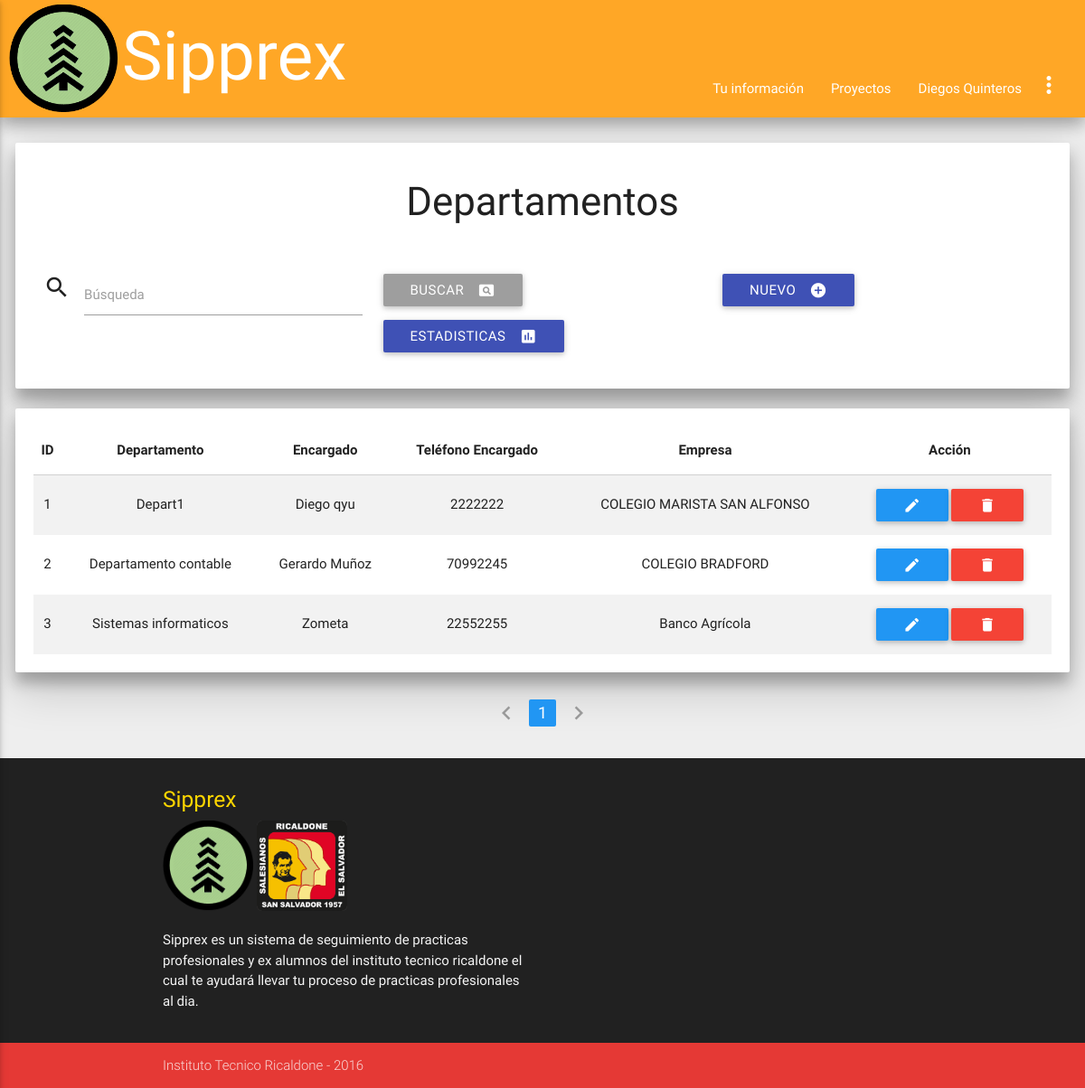
Page /admin/departamento_index.php (signed in) on the committed database.
### tables this page shows
CREATE TABLE `departamentosempre` (
  `id_depar` int(7) NOT NULL,
  `departamento` varchar(25) NOT NULL,
  `encargado` varchar(30) DEFAULT NULL,
  `telefono_encargado` varchar(18) DEFAULT NULL,
  `empresa` int(11) DEFAULT NULL
);

CREATE TABLE `empresas` (
  `id_empresa` int(11) NOT NULL,
  `nombre_empresa` varchar(83) NOT NULL,
  `rubro` varchar(73) NOT NULL,
  `direccion` varchar(158) NOT NULL,
  `telefono` int(9) NOT NULL,
  `contacto` varchar(50) NOT NULL,
  `correo` varchar(49) NOT NULL,
  `codigo_empresa` varchar(30) DEFAULT NULL,
  `contraseña_empre` varchar(100) DEFAULT NULL
);

### bibliotecas/conexion.php (called while the page is built, shortened)
<?php
class Database
{
    private static $connection;
    private static function connect()
    {
        $server = 'localhost';
        $database = 'ssppea';
        $username = 'admin_sipprex';
        $password = 'sipprexricaldone';
        $options = array(PDO::MYSQL_ATTR_INIT_COMMAND => "set names utf8");
        self::$connection = null;
        try
        {
            self::$connection = new PDO("mysql:host=".$server."; dbname=".$database, $username, $password, $options);
            self::$connection->setAttribute(PDO::ATTR_ERRMODE, PDO::ERRMODE_EXCEPTION);
        }
        catch(PDOException $exception)
        {
            die($exception->getMessage());
        }
    }
    private static function desconnect()
    {
        self::$connection = null;
    }
    public static function getRow($query, $values)
    {
        $statement = self::$connection->prepare($query);
        $statement->execute($values);
        return $statement->fetch(PDO::FETCH_BOTH);
    }
    public static function getRows($query, $values)
    {
        $statement = self::$connection->prepare($query);
        $statement->execute($values);
        return $statement->fetchAll(PDO::FETCH_BOTH);
    }
}
?>

### admin/departamento_index.php (the view, shortened to what this page needs)
<?php
 require("../bibliotecas/conexion.php");
 ?>
<!DOCTYPE html>
<html lang="es">
	<head>
		<?php include '../inc/styles.php'; ?>
	</head>
	<body class='grey lighten-3'>
		<?php include('../inc/nav.php'); ?>
		<div class='card-panel paneles z-depth-3'>
			<div class="titulo">
				<h3>Departamentos</h3>
			</div>
			<br>
			<form method='post' autocomplete="off" class='row'>
				<div class='input-field col s6 m4'>
					<i class='material-icons prefix'>search</i>
					<input id='buscar' type='text' name='buscar' class='validate'/>
					<label for='buscar' class='active'>Búsqueda</label>
				</div>
				<div class='input-field col s6 m4'>
					<button type='submit' class='btn grey left'><i class='material-icons right'>pageview</i>Buscar</button>
				</div>
				<div class='input-field col s12 m4'>
					<a href='departamento_save.php' class='btn indigo'><i class='material-icons right'>add_circle</i>Nuevo</a>
				</div>
				<div class='input-field col s12 m4'>
					<a href='estadisticas.php#espedepar' class='btn indigo'><i class='material-icons right'>insert_chart</i>Estadisticas</a>
				</div>
			</form>
		</div>
		<?php
		$page = null;
        if($page == null) {
            $page = 1;
        }
        if($page == "" || $page == "1")
        {
            $page1 = 0;
        }
        else {
            $page1 = ($page*20)-20;
        }
		if(!empty($_POST))
		{
			$search = strip_tags(trim($_POST['buscar']));
			$sql = "SELECT * FROM departamentosempre, empresas WHERE departamentosempre.empresa = empresas.id_empresa AND departamento LIKE ? ORDER BY id_depar LIMIT $page1,20";
			$params = array("%$search%");
		}
		else
		{
			$sql = "SELECT * FROM departamentosempre, empresas WHERE departamentosempre.empresa = empresas.id_empresa ORDER BY id_depar LIMIT $page1,20";
			$params = null;
		}
		$data = Database::getRows($sql, $params);
		if($data != null)
		{
			$tabla = 	"<div class='card-panel paneles z-depth-3'>
							<table class='centered striped responsive-table'>
								<thead>
									<tr>
										<th>ID</th>
										<th>Departamento</th>
										<th>Encargado</th>
										<th>Teléfono Encargado</th>
										<th>Empresa</th>
										<th>Acción</th>
									</tr>
								</thead>
								<tbody>";
				foreach($data as $row)
				{
					$tabla .= 	"<tr>
									<td>".htmlspecialchars($row['id_depar'])."</td>
									<td>".htmlspecialchars($row['departamento'])."</td>
									<td>".htmlspecialchars($row['encargado'])."</td>
									<td>".htmlspecialchars($row['telefono_encargado'])."</td>
									<td>".htmlspecialchars($row['nombre_empresa'])."</td>
									<td>
										<a href='departamento_save.php?id=".base64_encode(htmlspecialchars($row['id_depar']))."' class='btn blue'><i class='material-icons'>edit</i></a>
										<a href='departamento_delete.php?id=".base64_encode(htmlspecialchars($row['id_depar']))."' class='btn red'><i class='material-icons'>delete</i></a>
									</td>
								</tr>";
				}
				$tabla .= "</tbody>
						</table>
					</div>";
			print($tabla);
		}
		else
		{
			print("<br><div class='card-panel paneles'><i class='material-icons left'>warning</i>No hay registros.</div>");
		}
	?>
	<ul class="pagination center-align">
	<?php
	$cons2 = ("SELECT COUNT(id_depar) FROM departamentosempre");
            $parametros = null;
            $filas = Database::getRow($cons2, $parametros);
            $filas = $filas[0]/20;
            $filas = ceil($filas);
                if($page == 1)
                {
                    $pagi = "<li class='disabled'><a><i class='material-icons'>chevron_left</i></a></li>";
                }
                else {
                    $page2 = $page - 1;
                    $pagi = "<li class='waves-efect'><a href='departamento_index.php?page=".base64_encode($page2)."'><i class='material-icons'>chevron_left</i></a></li>";
                }
                for($i = 1; $i<=$filas; $i++) {
                    if($page==$i)
                    {
                     $pagi .= "<li class='active blue'><a href='departamento_index.php?page=".base64_encode($i)."'>$i</a></li>";
                    }
                    else{
                        $pagi .= "<li class='waves-effect'><a href='departamento_index.php?page=".base64_encode($i)."'>$i</a></li>";
                    }
                }
                if($page == $filas)
                {
                    $pagi .= "<li class='disabled'><a><i class='material-icons'>chevron_right</i></a></li>";
                }
                else {
                    $page2 = $page + 1;
                    $pagi .= "<li class='waves-efect'><a href='departamento_index.php?page=".base64_encode($page2)."'><i class='material-icons'>chevron_right</i></a></li>";
                }
                print($pagi);
	?>
	</ul>
	</body>
	<?php require("../inc/footer.php"); ?>
</html>

### css/dropdown-width.css (style rules this page uses)
body { display: flex; min-height: 100vh; flex-direction: column; }

### css/css.css (style rules this page uses)
.paneles { margin-left: 1.4%; margin-right: 1.4%; }
.titulo { text-align: center; }

### rows in the picture
departamentosempre: id_depar "1", departamento "Depart1", encargado "Diego qyu", telefono_encargado "2222222", empresa.nombre_empresa "COLEGIO MARISTA SAN ALFONSO"
departamentosempre: id_depar "2", departamento "Departamento contable", encargado "Gerardo Muñoz", telefono_encargado "70992245", empresa.nombre_empresa "COLEGIO BRADFORD"
departamentosempre: id_depar "3", departamento "Sistemas informaticos", encargado "Zometa", telefono_encargado "22552255", empresa.nombre_empresa "Banco Agrícola"

### other values in the picture
$_SESSION[nombre_usuario] "Diegos Quinteros"
